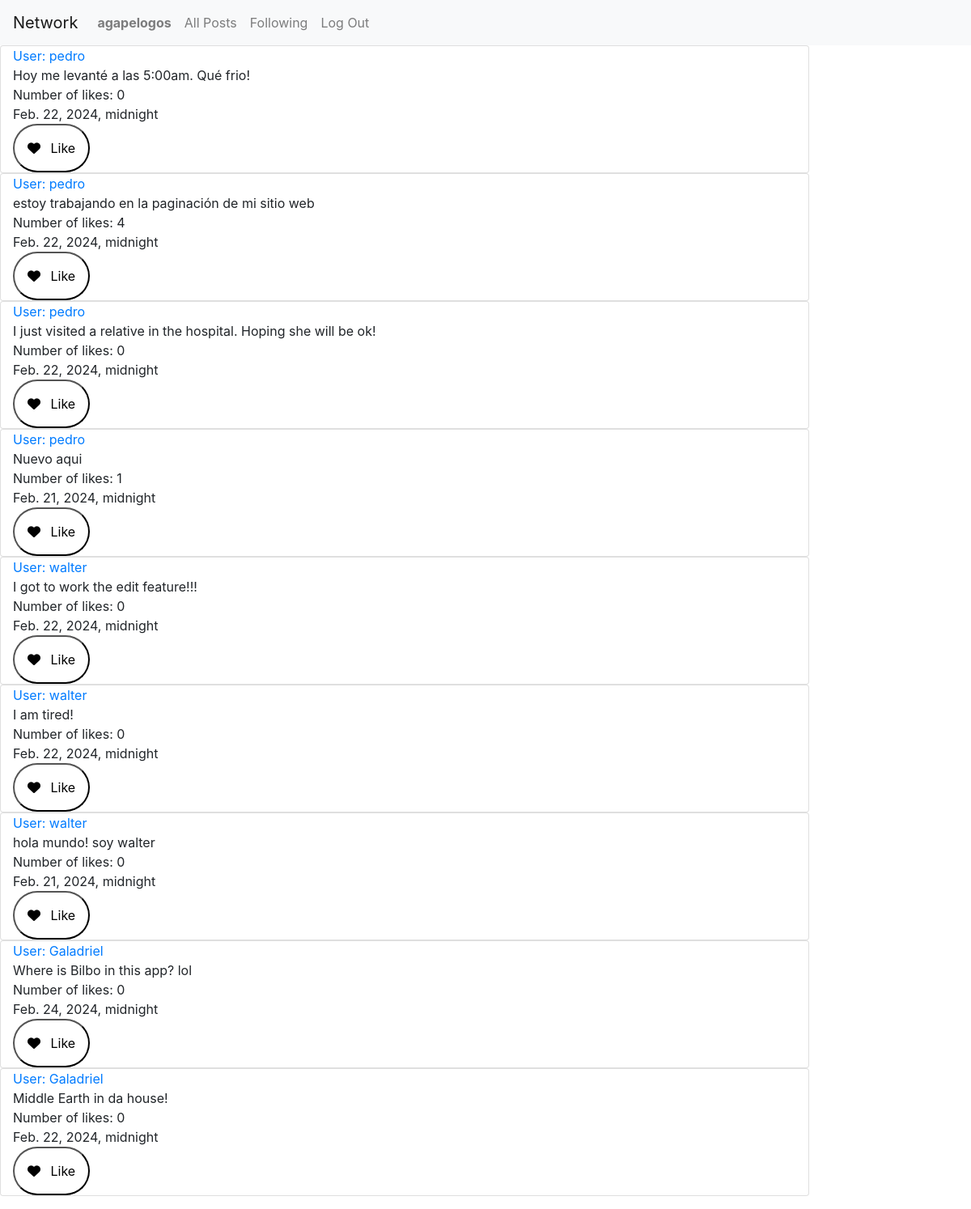
Before: /following (signed in) with the older database file.
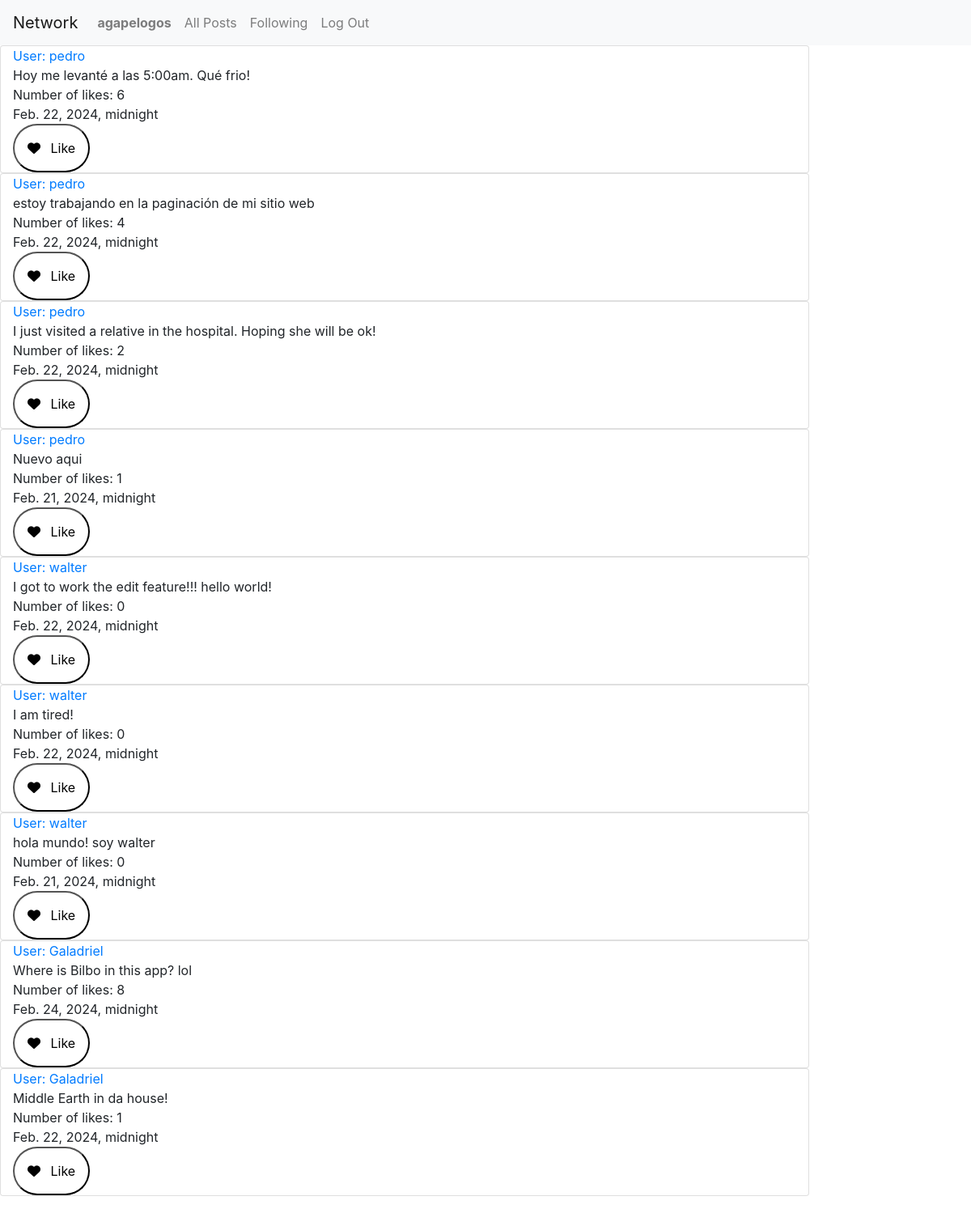
After: the same page with the newer database file.
### network/models.py (models this page shows, shortened)
class User(AbstractUser):
    pass
    def __str__(self):
        return self.username

class Post(models.Model):
    user = models.ForeignKey(User, on_delete=models.CASCADE, blank=True, null=True, related_name="poster")
    post = models.CharField(max_length=64)
    date = models.DateTimeField()
    likes = models.IntegerField(default=0)
    liked = models.BooleanField(default=False)

### network/views.py (the view)
# urls.py: path("following", views.following, name="following"),
def following(request):
    if request.user.is_authenticated:
        followUsers = Follow.objects.filter(user=request.user.id)
        posts = Post.objects.all().order_by('-date')
        postPrint = []
        for user in followUsers:
            for post in posts:
                if user.user_follower == post.user:
                    postPrint.append(post)
        paginator = Paginator(postPrint, 10) #show 2 posts per page
        page_number = request.GET.get('page')
        page_obj = paginator.get_page(page_number)
        return render(request, "network/following.html", {
            "followUsers": followUsers,
            "posts": posts,
            "page_obj": page_obj,
        })
    else:
        return render(request, "network/index.html")

### network/templates/network/following.html (shortened to what this page needs)
{% extends "network/layout.html" %}
{% block body %}
{% if user.is_authenticated %}
<div class="mb-3">
        {% for post in page_obj %}
            <div class="card col-10">
                <div><a id="users" class="" href="{% url 'profile' user_id=post.user.id %}"> User: {{ post.user }}</a></div>
                <div id="contentIndexPost">{{ post.post }}</div>
                <div id="countLike_{{post.id}}">Number of likes: {{post.likes}}</div>
                <div>{{ post.date }}</div>
                 <div id="likeButton_{{post.id}}">
                    <button class="button button-like" onclick="likePost({{post.id}})">
                        <i class="fa fa-heart"></i>
                        <span>Like</span>
                    </button>
                </div>
            </div>
        {% endfor %}
</div>
{% endif %}
{% endblock %}

### network/templates/network/layout.html (shortened to what this page needs)
{% load static %}
<!DOCTYPE html>
<html lang="en">
    <head>
        <link rel="stylesheet" href="https://stackpath.bootstrapcdn.com/bootstrap/4.4.1/css/bootstrap.min.css">
        <link href="{% static 'network/styles.css' %}" rel="stylesheet">
    </head>
    <body>
        <nav class="navbar navbar-expand-lg navbar-light bg-light">
            <a class="navbar-brand" href="#">Network</a>
            <div>
              <ul class="navbar-nav mr-auto">
                {% if user.is_authenticated %}
                    <li class="nav-item">
                        <a id="profile" class="nav-link" href="{% url 'profile' user_id=user.id %}"><strong>{{ user.username }}</strong></a>
                    </li>
                {% endif %}
                <li class="nav-item">
                  <a class="nav-link" href="{% url 'index' %}">All Posts</a>
                </li>
                {% if user.is_authenticated %}
                    <li class="nav-item">
                        <a class="nav-link" href="{% url 'following' %}">Following</a>
                    </li>
                    <li class="nav-item">
                        <a class="nav-link" href="{% url 'logout' %}">Log Out</a>
                    </li>
                {% endif %}
              </ul>
            </div>
          </nav>
        <div class="body">
            {% block body %}
            {% endblock %}
        </div>
    </body>
</html>

Changed rows visible on the page:
changed Post "Hoy me levanté a las 5:00am. Qué frio!": likes "0" → "6"
changed Post "I just visited a relative in the hospital. Hoping she will be ok!": likes "0" → "2"
changed Post: post "I got to work the edit feature!!!" → "I got to work the edit feature!!! hello world!"
changed Post "Where is Bilbo in this app? lol": likes "0" → "8"
changed Post "Middle Earth in da house!": likes "0" → "1"
